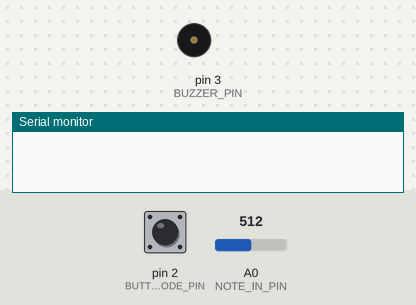
Recording of a sketch running on a simulated Arduino Uno, built with avr-gcc and run on an emulated ATmega328P. On the bench: buzzer (waves = sounding), the last lines printed to the serial monitor. Inputs (shaded band) come from the test bench; at power-on: pin 2 (BUTTON_MODE_PIN) LOW, A0 (NOTE_IN_PIN) = 512.

Above: at 1.2 s.
1.3 s: pin 2 (BUTTON_MODE_PIN) pulled HIGH for 1 s
At 1.8 s:
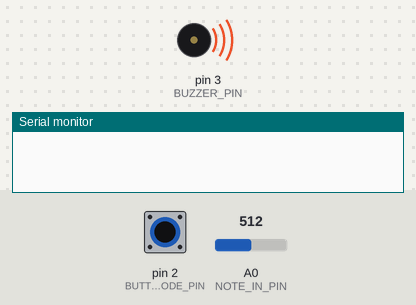
5.3 s: pin 2 (BUTTON_MODE_PIN) pulled HIGH for 0.15 s
At 6.0 s:
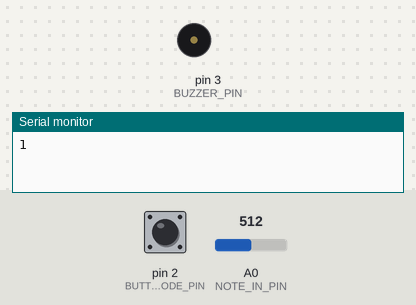
6.9 s: pin 2 (BUTTON_MODE_PIN) pulled HIGH for 3.2 s
At 9.2 s:
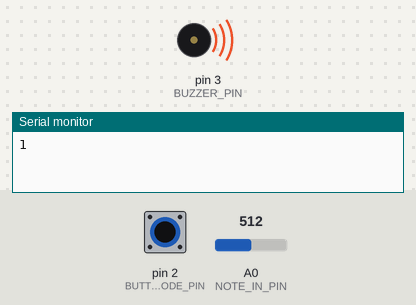
Timing chart, 0 to 10.9 s (numbered marks = the images above; inputs shaded):
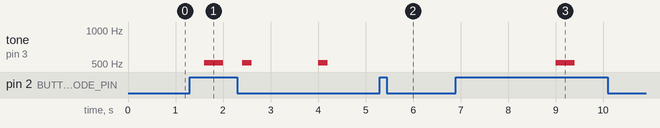

Measured:
- after the input at 1.3 s, tone on pin 3 (BUZZER_PIN): goes 512 Hz 0.40 s, silent 0.40 s, 512 Hz 0.20 s, silent 1.4 s, 512 Hz 0.20 s, then silent, starting after 0.30 s
- after the input at 5.3 s, tone on pin 3 (BUZZER_PIN): stays silent (without the input it goes to 512 Hz after 0.30 s)
- after the input at 6.9 s, tone on pin 3 (BUZZER_PIN): silent → 512 Hz after 2.1 s, → silent 0.40 s later

The sketch:

_le_van__etudeTwo.ino
```cpp
/*Van Le
 *
 * resistors:
 * when a note pin is pressed a current is sent through the circuit at full voltage with little to no resistance.
 * the arduino reads this value and resends the same current to the Buzzer pin that outputs a corresponding sound.
 * according to ohm's law, the current and voltage is inversely related to resistance
 * therefor when a resistance is added the voltage and current decreases, lowering the value read by arduino
 * the lower value is then sent to the buzzer pin and is translated into a lower sound
 * In the case of a resistance ladder with multiple buttons and resistors, as you press a button that is higher
 * on the ladder (furthest from the output), the resistance from all the lower ladders is added hence resulting in
 * a lower current than all the buttons lower on the ladder. these values read by the arduino are then sent  as a
 * corresponding current to the buzzer pin and translates it into distinct note/sounds.
 *
 *//**********************ETUDE 2 CART 360 2017*******************************
 * WELCOME!
 * THE PURPOSE OF THIS EXERCISE IS TO DESIGN A VERY SIMPLE KEYBOARD (5 KEYS)
 * WHICH ALLOWS YOU TO PLAY LIVE, RECORD, AND PLAYBACK.
 * THERE WILL BE A BUTTON WHICH WHEN PRESSED WILL TAKE THE USER TO THE NEXT MODE:
 * THERE ARE 5 POSSIBLE MODES
 * 0 ==  reset    ==   led off == also resets
 * 1 ==  live     ==   led BLUE
 * 2 ==  record   ==   led RED
 * 3 ==  play     ==   led GREEN
 * 4 ==  loopMODE ==   led PURPLE
 *
 * ADDITIONALLY - WHEN THE USER CHANGES MODE,
 * THE RGB LED WILL CHANGE COLOR (ACCORDING TO THE SPECIFICATIONS)
 *
 * PLEASE FOLLOW THE INSTRUCTIONS IN THE COMMENTS:
 * DO NOT ADD ANY MORE FUNCTION DEFINITIONS
 * ONLY IMPLEMENT THE FUNCTION DEFINITIONS SUPPLIED
 * THERE IS NO NEED TO ADD ANY NEW VARIABLES OR CONSTANTS
 * PROVIDE COMMENTS FOR ANY OF THE CODE IMPLEMENTED
 * GOOD LUCK!
 */
/**** CONSTANTS ********************************************************/

#define BUTTON_MODE_PIN 2 // Button to change the mode

// constants for RGB LED
#define LED_PIN_R 9 // R PIN
#define LED_PIN_G 6 // G PIN
#define LED_PIN_B 5 // B PIN

// constant for note in (button-resistor ladder on breadboard)
# define NOTE_IN_PIN A0

//constant for max number of notes in array
#define MAX_NOTES 16

// a constant for duration
const int duration = 200;

// constant for pin to output for buzzer
#define BUZZER_PIN 3 // PWM

/******** VARIABLES *****************************************************/
// counter for how many notes we have
int countNotes = 0;
// array to hold the notes played (for record/play mode)
int notes [MAX_NOTES];
int mode = 0; // start at off

/*************************************************************************/


/**********************SETUP() DO NOT CHANGE*******************************/
// Declare pin mode for the single digital input
void setup()
{
  pinMode(BUTTON_MODE_PIN, INPUT);
  Serial.begin(9600);
}

/**********************LOOP() DO NOT CHANGE *******************************
 * INSTRUCTIONS:
 * There is NO NEED to change the loop - it establishes the flow of the program
 * We call here 3 functions repeatedly:
 * 1: chooseMode(): this function will determine the mode that your program is in
 * based on if the button (linked to the BUTTON_MODE_PIN) was pressed
 * 2: setRGB(): will set the color of the RGB LED based on the value of the mode variable
 * 3: selectMode(): will determine which function to call based on the value of the mode variable
 *
 **************************************************************************/
void loop()
{
  chooseMode();
  setRGB();
  selectMode();
}
/******************CHOOSEMODE(): IMPLEMENT *********************************
 * INSTRUCTIONS:
 * Read the value from the Button (linked to the BUTTON_MODE_PIN) and
 * if is being pressed then change the mode variable.
 * REMEMBER:
 * mode == 0 is reset
 * mode == 1 is live
 * mode == 2 is record
 * mode == 3 is play
 * mode == 4 is loopMode
 * Every time the user presses the button, the program will go to the next mode,
 * once it reaches 4, it should go back to mode == 0.
 * (i.e. if mode ==2 and we press, then mode ==3) ...
 **************************************************************************/
void chooseMode() {
  //if mode is reset and button is pressed switch to live mode
  if ((digitalRead(BUTTON_MODE_PIN) == HIGH) && (mode == 0))
  {
    mode = 1;
  }
  //if mode is live and button is pressed switch to record mode
  else if ((digitalRead(BUTTON_MODE_PIN) == HIGH) && (mode == 1))
  {
    mode = 2;
  }
  //if mode is record and button is pressed switch to play mode
  else if ((digitalRead(BUTTON_MODE_PIN) == HIGH) && (mode == 2))
  {
    mode = 3;
  }
  //if mode is play and button is pressed switch to loopMode
  else if ((digitalRead(BUTTON_MODE_PIN) == HIGH) && (mode == 3))
  {
    mode = 4;
  }
  //if mode is loopMode and button is pressed switch to reset mode
  else if ((digitalRead(BUTTON_MODE_PIN) == HIGH) && (mode == 4))
  {
    mode = 0;
  }
  //delay so that button isn't read too fast
  delay(duration);
}

/******************SETRGB(): IMPLEMENT *********************************
 * INSTRUCTIONS:
 * Depending on the value of the mode variable:
 * if the mode is 0 - RGB LED IS OFF
 * if the mode is 1 - RGB LED IS BLUE
 * if mode is 2 - RGB LED IS RED
 * if mode is 3 - RGB LED IS GREEN
 * if mode is 4 - RGB LED iS PURPLE
 * YOU MUST USE A SWITCH CASE CONSTRUCT (NOT A SERIES OF IF / ELSE STATEMENTS
 **************************************************************************/
void setRGB()
{
  if (mode == 0)
  {
    digitalWrite(LED_PIN_R, LOW);
    digitalWrite(LED_PIN_G, LOW);
    digitalWrite(LED_PIN_B, LOW);
  }
  else if (mode == 1)
  {
    digitalWrite(LED_PIN_R, LOW);
    digitalWrite(LED_PIN_G, LOW);
    digitalWrite(LED_PIN_B, HIGH);
  }
  else if (mode == 2)
  {
    digitalWrite(LED_PIN_R, HIGH);
    digitalWrite(LED_PIN_G, LOW);
    digitalWrite(LED_PIN_B, LOW);
  }
  else if (mode == 3)
  {
    digitalWrite(LED_PIN_R, LOW);
    digitalWrite(LED_PIN_G, HIGH);
    digitalWrite(LED_PIN_B, LOW);
  }
  else if (mode == 4)
  {
    digitalWrite(LED_PIN_R, HIGH);
    digitalWrite(LED_PIN_G, LOW);
    digitalWrite(LED_PIN_B, HIGH);
  }
}
/**********************SELECTMODE() DO NOT CHANGE *******************************
 * INSTRUCTIONS:
 * There is NO NEED to change this function - it selects WHICH function should run based on the mode variable
 * There are 4 possibilities
 * 1: reset(): this function will reset any arrays etc, and will do nothing else
 * 2: live(): this function will play the corresponding notes
 * to the user pressing the respective buttons.
 * NOTE:: the notes played are NOT stored
 * 3: record(): this function will play the corresponding notes
 * to the user pressing the respective buttons
 * AND will STORE up to 16 consecutive notes in an array.
 * 4: play(): this function will playback any notes stored in the array that were recorded
 * in the previous mode
 * 5: loopMode(): this function will playback any notes stored in the array that were recorded,
 * BUT unlike the previous mode, you can choose in which sequence the notes are played.
 * REQUIRED: only play notes from the array (no live stuff)
 *
 ******************************************************************************/
void selectMode()
{
  if (mode == 0) {
    reset();
  }
  else if (mode == 1) {
    live();
  }
  else if (mode == 2) {
    record();
  }

  else if (mode == 3) {
    play();
  }

  else if (mode == 4) {
    loopMode();
  }
}
/******************RESET(): IMPLEMENT **************************************
 * INSTRUCTIONS:
 * this function should ensure that any notes recorded are no longer available
 **************************************************************************/
void reset()
{
  // resets countNotes to zero and clears array
  if(countNotes > 0){
    for (int i=0; i < 16; i++){
      notes[i]=0;
      delay(duration);
    }
    countNotes=0;
  }

}
/******************LIVE(): IMPLEMENT **************************************
 * INSTRUCTIONS:
 * this function will play the corresponding notes
 * to the user pressing the respective buttons
 * NOTE:: the notes played are NOT stored
 * SO: you need read in the input from the analog input (linked to the button-resistor ladder combo)
 * THEN - output the note to the buzzer using the tone() function
 **************************************************************************/
void live()
{
  //if note buttons are pressed...
  if (analogRead(NOTE_IN_PIN) > 0)
  {
    //...speaker plays the varying analog values recieved from the buttons
    tone(BUZZER_PIN, analogRead(NOTE_IN_PIN), duration);
  }
}
/******************RECORD(): IMPLEMENT **********************************
 * INSTRUCTIONS:
 * this function will play the corresponding notes
 * to the user pressing the respective buttons
 * AND will STORE up to 16 consecutive notes in an array.
 * SO:you need read in the input from the analog input (linked to the button-resistor ladder combo)
 * AND - output the note to the buzzer using the tone() function
 * THEN store that note in the array  - BE CAREFUL - you can only allow for up to MAX_NOTES to be stored
 **************************************************************************/
void record()
{
  //if note buttons are pressed...
  if (analogRead(NOTE_IN_PIN) > 0)
  {
    //...and number of notes pressed so far is less than 16...
    if (countNotes < 16) {
      //...analog values of notes pressed will be stored in array...
      notes[countNotes] = analogRead(NOTE_IN_PIN);
      //...at every increment of 1 up until 16
      countNotes = countNotes + 1;
      //analog values are sent to buzzer to play corresponding sound
      tone(BUZZER_PIN, analogRead(NOTE_IN_PIN), duration); //IMPLEMENT
      //print ln to check if buttons are working
      Serial.println(countNotes);
    }
    //delay so that buttons aren't read too fast
    delay(duration);
  }
}
/******************PLAY(): IMPLEMENT ************************************
 * INSTRUCTIONS:
 * this function will playback any notes stored in the array that were recorded
 * in the previous mode
 * SO: you need to go through the array of values (be careful - the user may not have put in MAX_NOTES)
 * READ each value IN ORDER
 * AND output each note to the buzzer using the tone() function
 * ALSO: as long as we are in this mode, the notes are played over and over again
 * BE CAREFUL: make sure you allow for the user to get to another mode from the mode button...
 **************************************************************************/
void play()
{
    //replay recorded notes calling array values in...
    //...each position increasing at increments of 1
    //send values at each position to buzzer...
      for (int i=0; i < 16; i++){
      //...only when mode pin is not pressed allowing for easier switching between modes
      if ((digitalRead(BUTTON_MODE_PIN) != HIGH))
      {
      //repeat if statement for switching modes to allow for easy switching at anytime...
      //...during floop
      tone(BUZZER_PIN,notes[i], duration);
      delay(duration);
      }

    }

}
/******************LOOPMODE(): IMPLEMENT *********************************
 * INSTRUCTIONS:
 * this function will playback any notes stored in the array that were recorded
 * in the previous mode
 * SO: you need to go through the array of values (be careful - the user may not have put in MAX_NOTES)
 * READ values IN ANY ORDERING (You MUST use the array - but you can determine your own sequence)
 * AND output each note to the buzzer using the tone() function
 * ALSO: as long as we are in this mode, the notes are played over and over again
 * BE CAREFUL: make sure you allow for the user to get to another mode from the mode button...
 **************************************************************************/
void loopMode()
{

    //replay recorded notes calling array values in increments of 3...
    for (int i=0; i < 16; i=i+3){
      //...only when mode pin is not pressed allowing for easier switching between modes
      if ((digitalRead(BUTTON_MODE_PIN) != HIGH))
      {
      tone(BUZZER_PIN,notes[i], duration);
      //delay for 400 miliseconds at increment 9
      if (i==9){
        delay(duration*2);
      }
      else{
        delay(duration);
      }
      }
    }

}

/**************************************************************************/
```
